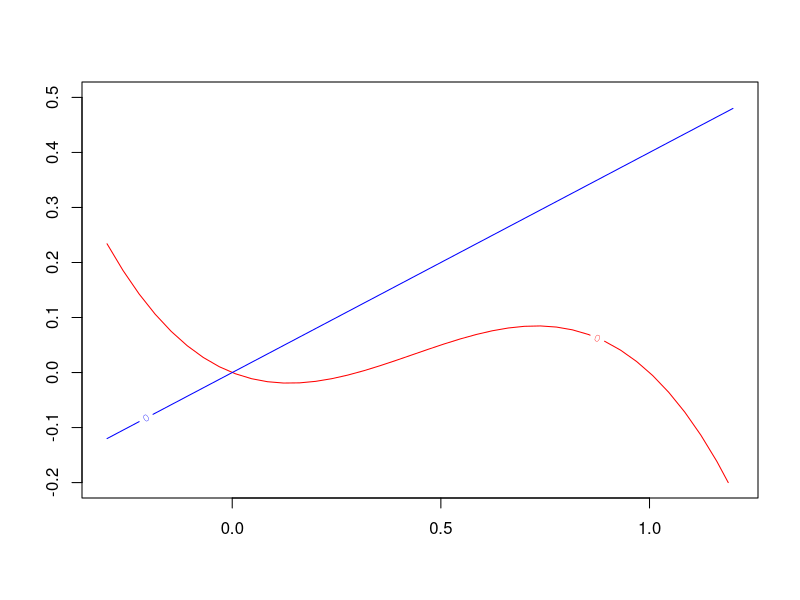
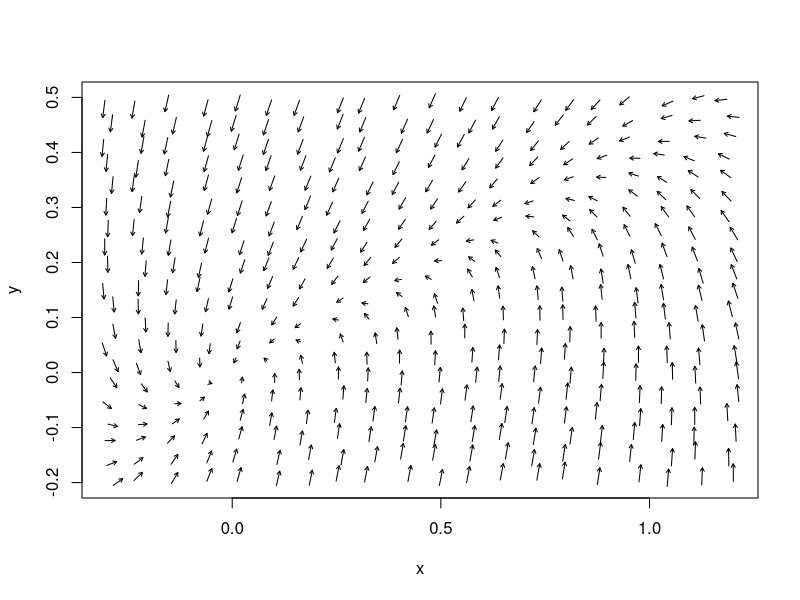

The R script that drew these images, in order:

# start at c(200,30)
predatorprey <- function(lambda=1, epsilon=.001,delta=1, eta=.001){
function(x,y=NULL){
   if (is.null(y)) {
      y <- x[2]; x <- x[1];
   } 
   dx <- (lambda - epsilon*y)*x;
   dy <- (-delta + eta*x)*y;
   return( c(dx, dy))
 }
}

competition <- function(mu=2, lambda=2, Kx=1000, Ky=500) {
function(x,y=NULL){
  if (is.null(y)) {
      y<- x[2]; x <- x[1];
  }
  dx <- mu*(1-(x+y)/Kx)*x;
  dy <- lambda*(1-(x+y)/Ky)*y;
  return( c(dx, dy) );
}
}

newtoncooling <- function(a1,a2) {
function(x,y=NULL){
  if (is.null(y)) {
      y<- x[2]; x <- x[1];
  }
  dx <- a1*(y-x);
  dy <- a2*(x-y);
  return( c(dx, dy) );
}
}

fhn <- function(gamma=2.5, epsilon=1, a=0.3) {
 function(x,y=NULL){
  if (is.null(y)) {
      y<- x[2]; x <- x[1];
  }
#  gamma = 2.5;
#  epsilon=1;
#  a = 0.3;
  dx <- -x*(x-a)*(x-1) - y;
  dy <- epsilon*(x - gamma*y);
  return( c(dx, dy) );
}
}

disease <- function(b=1,mu=1,C=2){
function(x,y=NULL){
  if (is.null(y)) {
      y<- x[2]; x <- x[1];
  }
  dx <- b-C*x*y;
  dy <- C*x*y - mu*y;
  return( c(dx, dy) );
}
}

linear <- function(x0,y0,a,b,c,d,e=0,f=0) {
  foo <- function(x,y=NULL) {
     if (is.null(y)) {
      y<- x[2]; x <- x[1];
     }
     dx <- a*(x-x0) + b*(y-y0) + e;
     dy <- c*(x-x0) + d*(y-y0) + f;
     return( c(dx, dy) );
  }
}

spring1 <- linear(0,0,0,1,-2,-1);
spring2 <- linear(0,0,0,1,-2,-5);
spring3 <- linear(0,0,0,1,-2,.3);
#pp <- predatorprey(.08, .001, .002, .00002);
pp <- predatorprey(1, .001, 1, .001);
comp <- competition(1,2,1000000,10000000);
linsys <- linear(0,0,.8,.5,-.1,1.0)

eulerxy <- function(fun,x0,tstart=0,tend=1) {
  dt <- min(.005, (tend - tstart)/100);
  nsteps <- round( .5+(tend-tstart)/dt);
  xout <- matrix(0,nsteps+1,length(x0));
  tout <- matrix(0, nsteps+1, 1);
  tout[1] = tstart;
  xout[1,] <- x0;
  for (k in 2:(nsteps+1)) {
    x0 <- x0 + dt*fun(x0);
    xout[k,] <- x0;
    tout[k] <- tout[k-1]+dt;
  }
  return(list(x=xout,t=tout));
}


# Jacobian at a point.
jacobianAtXY <- function(fun,x=NULL, y=NULL){
if (is.null(x) | is.null(y)) {
  x0 <- locator(n=1);
  x <- x0$x; 
  y <- x0$y;  
}
  foo <- fun(x,y);
  h <- .000001;
  foox <- fun(x+h,y);
  fooy <- fun(x,y+h);
  A <- (foox[1] - foo[1])/h;
  B <- (fooy[1] - foo[1])/h;
  C <- (foox[2] - foo[2])/h;
  D <- (fooy[2] - foo[2])/h;
  return(matrix( c(A,B,C,D ), 2,2, byrow=T))
}


# runge-kutta
rk <- function(fun,x0,tstart=0,tend=1) {
  dt <- min(.02, (tend - tstart)/100);
  nsteps <- round( .5+(tend-tstart)/dt);
  xout <- matrix(0,nsteps+1,length(x0));
  tout <- matrix(0,nsteps+1,1);
  tout[1] <- tstart;
  xout[1,] <- x0;
  for (k in 2:(nsteps+1)) {
      k1 <- dt*fun(x0);
      k2 <- dt*fun(x0+k1/2);
      k3 <- dt*fun(x0+k2/2);
      k4 <- dt*fun(x0+k3);
      x0 <- x0 + (k1+k4+(k2+k3)*2)/6;
      xout[k,] <- x0;
      tout[k] <- tout[k-1]+dt;
  }
  return( list(x=xout,t=tout) );
} 


showcontours <- function(fun,xlims, ylims, resol=50,add=F, colors=c('red', 'blue')) {
  x <- matrix(seq(xlims[1],xlims[2], length=resol), byrow=F, resol,resol);
  y <- matrix(seq(ylims[1],ylims[2], length=resol),byrow=T, resol, resol);
  npts = resol*resol;
  z <- fun(x,y);
  z1 <- matrix(z[1:npts], resol, resol);
  z2 <- matrix(z[(npts+1):(2*npts)], resol, resol);
  contour(x[,1],y[1,],z1, add=add, col=colors[1]);
  contour(x[,1],y[1,],z2, add=T, col=colors[2]); 
}

nullclines <- function(fun,xlims, ylims, resol=50, add=F,colors=c('red', 'blue')) {
  x <- matrix(seq(xlims[1],xlims[2], length=resol), byrow=F, resol,resol);
  y <- matrix(seq(ylims[1],ylims[2], length=resol),byrow=T, resol, resol);
  npts = resol*resol;
  z <- fun(x,y);
  z1 <- matrix(z[1:npts], resol, resol);
  z2 <- matrix(z[(npts+1):(2*npts)], resol, resol);
  contour(x[,1],y[1,],z1,levels=c(0), add=add, col=colors[1]);
  contour(x[,1],y[1,],z2,levels=c(0), add=T, col=colors[2]); 
}

phasearrows <- function(fun,xlims,ylims,resol=20, col='black', add=F) {
  if (add==F) {
     plot(1,xlim=xlims, ylim=ylims, type='n',xlab="x",ylab="y");
  }
  x <- matrix(seq(xlims[1],xlims[2], length=resol), byrow=T, resol,resol);
  y <- matrix(seq(ylims[1],ylims[2], length=resol),byrow=F, resol, resol);
  npts <- resol*resol;
  xspace <- abs(diff(xlims))/(resol*5);
  yspace <- abs(diff(ylims))/(resol*5);
  x <- x + matrix(runif(npts, -xspace, xspace),resol,resol);
  y <- y + matrix(runif(npts, -yspace, yspace),resol,resol);
  z <- fun(x,y);
  z1 <- matrix(z[1:npts], resol, resol);
  z2 <- matrix(z[(npts+1):(2*npts)], resol, resol);
  maxx <- max(abs(z1));
  maxy <- max(abs(z2));
  dt <- min( abs(diff(xlims))/maxx, abs(diff(ylims))/maxy)/resol;
  lens <- sqrt(z1^2 + z2^2);
  lens2 <- lens/max(lens); 
  arrows(c(x), c(y), c(x+dt*z1/((lens2)+.1)), c(y+dt*z2/((lens2)+.1)),length=.04, col=col);
}

phasetraj <- function(fun,tdur=1,tstart=0,tend=tstart+tdur,color='orange'){
  x0 <- locator(n=1);
  traj <- rk(fun,c(x0$x, x0$y),tstart,tend);
  points(x0$x,x0$y);  
  lines(traj$x[,1], traj$x[,2], col=color);
}

#nullclines(predatorprey,c(-10,100),c(-10,100),40)
#phasearrows(predatorprey,c(-10,100),c(-10,100),20);
#phasetraj(predatorprey,c(-10,100),c(-10,100),40)
#phasetraj(predatorprey,c(-10,100),c(-10,100),80)

nullclines(fhn(),c(-.3,1.2),c(-.2,.5), 40);
phasearrows(fhn(),c(-.3,1.2),c(-.2,.5), 20);
#phasetraj(fhn(),c(-.3,1.2),c(-.2,.5), 40);
#phasetraj(fhn(),c(-.3,1.2),c(-.2,.5), 40);

#nullclines(disease(),c(-.3,3),c(-.3,3), 40);
#phasearrows(disease(),c(-.3,3),c(-.3,3), 20);


#nullclines(predatorprey, c(-10,2000),c(-10,2000), 80);
#phasearrows(predatorprey, c(-10,2000),c(-10,2000), 20);
#phasetraj(predatorprey, c(-10,2000),c(-10,2000), 80);

#nullclines(competition, c(-10,1100),c(-10,1100), 80);
#phasearrows(competition, c(-10,1100),c(-10,1100), 20);

#nullclines(newtoncooling, c(-10,100), c(-10,100), 50);
#phasearrows(newtoncooling, c(-10,100), c(-10,100), 20);
